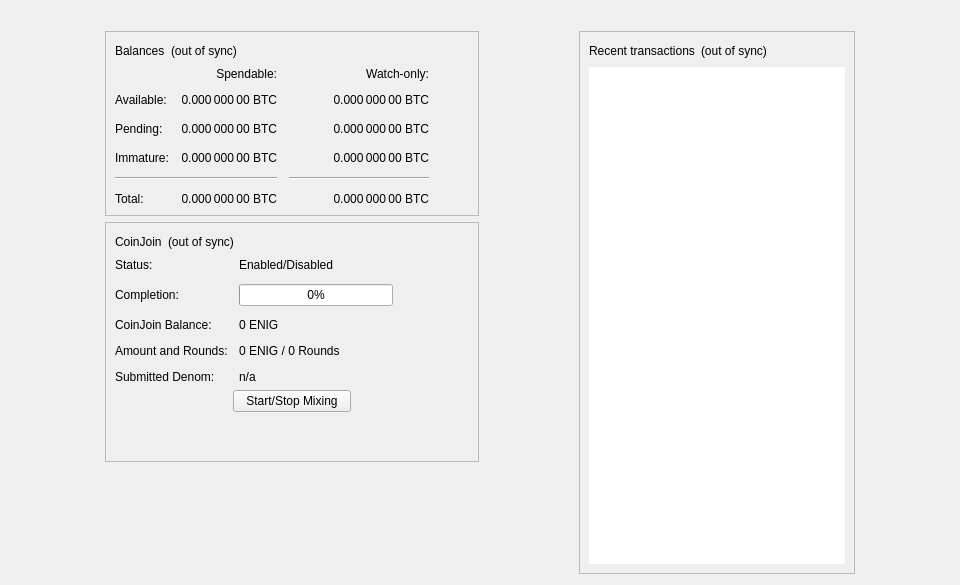
<?xml version="1.0" encoding="UTF-8"?>
<ui version="4.0">
 <class>OverviewPage</class>
 <widget class="QWidget" name="OverviewPage">
  <property name="geometry">
   <rect>
    <x>0</x>
    <y>0</y>
    <width>960</width>
    <height>585</height>
   </rect>
  </property>
  <property name="minimumSize">
   <size>
    <width>960</width>
    <height>0</height>
   </size>
  </property>
  <property name="windowTitle">
   <string>Form</string>
  </property>
  <layout class="QVBoxLayout" name="topLayout">
   <item>
    <widget class="QLabel" name="labelAlerts">
     <property name="visible">
      <bool>false</bool>
     </property>
     <property name="wordWrap">
      <bool>true</bool>
     </property>
     <property name="margin">
      <number>3</number>
     </property>
     <property name="textInteractionFlags">
      <set>Qt::TextSelectableByMouse</set>
     </property>
    </widget>
   </item>
   <item>
    <layout class="QHBoxLayout" name="horizontalLayout" stretch="1,0,1,0,1">
     <item>
      <spacer name="horizontalSpacerLeft">
       <property name="orientation">
        <enum>Qt::Horizontal</enum>
       </property>
       <property name="sizeType">
        <enum>QSizePolicy::Preferred</enum>
       </property>
       <property name="sizeHint" stdset="0">
        <size>
         <width>10</width>
         <height>20</height>
        </size>
       </property>
      </spacer>
     </item>
     <item>
      <layout class="QVBoxLayout" name="verticalLayout_2">
       <item>
        <widget class="QFrame" name="frame">
         <property name="frameShape">
          <enum>QFrame::StyledPanel</enum>
         </property>
         <property name="frameShadow">
          <enum>QFrame::Raised</enum>
         </property>
         <layout class="QVBoxLayout" name="verticalLayout_4">
          <item>
           <layout class="QHBoxLayout" name="horizontalLayout_4">
            <item>
             <widget class="QLabel" name="label_5">
              <property name="text">
               <string>Balances</string>
              </property>
             </widget>
            </item>
            <item>
             <widget class="QLabel" name="labelWalletStatus">
              <property name="toolTip">
               <string>The displayed information may be out of date. Your wallet automatically synchronizes with the Enig network after a connection is established, but this process has not completed yet.</string>
              </property>
              <property name="text">
               <string notr="true">(out of sync)</string>
              </property>
              <property name="alignment">
               <set>Qt::AlignLeading|Qt::AlignLeft|Qt::AlignVCenter</set>
              </property>
             </widget>
            </item>
            <item>
             <spacer name="horizontalSpacer_3">
              <property name="orientation">
               <enum>Qt::Horizontal</enum>
              </property>
              <property name="sizeHint" stdset="0">
               <size>
                <width>40</width>
                <height>20</height>
               </size>
              </property>
             </spacer>
            </item>
           </layout>
          </item>
          <item>
           <layout class="QGridLayout" name="gridLayout">
            <property name="spacing">
             <number>12</number>
            </property>
            <item row="2" column="2">
             <widget class="QLabel" name="labelWatchPending">
              <property name="cursor">
               <cursorShape>IBeamCursor</cursorShape>
              </property>
              <property name="toolTip">
               <string>Unconfirmed transactions to watch-only addresses</string>
              </property>
              <property name="text">
               <string notr="true">0.000 000 00 BTC</string>
              </property>
              <property name="alignment">
               <set>Qt::AlignRight|Qt::AlignTrailing|Qt::AlignVCenter</set>
              </property>
              <property name="textInteractionFlags">
               <set>Qt::LinksAccessibleByMouse|Qt::TextSelectableByKeyboard|Qt::TextSelectableByMouse</set>
              </property>
             </widget>
            </item>
            <item row="2" column="1">
             <widget class="QLabel" name="labelUnconfirmed">
              <property name="cursor">
               <cursorShape>IBeamCursor</cursorShape>
              </property>
              <property name="toolTip">
               <string>Total of transactions that have yet to be confirmed, and do not yet count toward the spendable balance</string>
              </property>
              <property name="text">
               <string notr="true">0.000 000 00 BTC</string>
              </property>
              <property name="alignment">
               <set>Qt::AlignRight|Qt::AlignTrailing|Qt::AlignVCenter</set>
              </property>
              <property name="textInteractionFlags">
               <set>Qt::LinksAccessibleByMouse|Qt::TextSelectableByKeyboard|Qt::TextSelectableByMouse</set>
              </property>
             </widget>
            </item>
            <item row="3" column="2">
             <widget class="QLabel" name="labelWatchImmature">
              <property name="cursor">
               <cursorShape>IBeamCursor</cursorShape>
              </property>
              <property name="toolTip">
               <string>Mined balance in watch-only addresses that has not yet matured</string>
              </property>
              <property name="text">
               <string notr="true">0.000 000 00 BTC</string>
              </property>
              <property name="alignment">
               <set>Qt::AlignRight|Qt::AlignTrailing|Qt::AlignVCenter</set>
              </property>
              <property name="textInteractionFlags">
               <set>Qt::LinksAccessibleByMouse|Qt::TextSelectableByKeyboard|Qt::TextSelectableByMouse</set>
              </property>
             </widget>
            </item>
            <item row="4" column="0" colspan="2">
             <widget class="Line" name="lineSpendableBalance">
              <property name="orientation">
               <enum>Qt::Horizontal</enum>
              </property>
             </widget>
            </item>
            <item row="4" column="2">
             <widget class="Line" name="lineWatchBalance">
              <property name="sizePolicy">
               <sizepolicy hsizetype="Preferred" vsizetype="Fixed">
                <horstretch>0</horstretch>
                <verstretch>0</verstretch>
               </sizepolicy>
              </property>
              <property name="minimumSize">
               <size>
                <width>140</width>
                <height>0</height>
               </size>
              </property>
              <property name="orientation">
               <enum>Qt::Horizontal</enum>
              </property>
             </widget>
            </item>
            <item row="5" column="0">
             <widget class="QLabel" name="labelTotalText">
              <property name="text">
               <string>Total:</string>
              </property>
             </widget>
            </item>
            <item row="3" column="1">
             <widget class="QLabel" name="labelImmature">
              <property name="cursor">
               <cursorShape>IBeamCursor</cursorShape>
              </property>
              <property name="toolTip">
               <string>Mined balance that has not yet matured</string>
              </property>
              <property name="text">
               <string notr="true">0.000 000 00 BTC</string>
              </property>
              <property name="alignment">
               <set>Qt::AlignRight|Qt::AlignTrailing|Qt::AlignVCenter</set>
              </property>
              <property name="textInteractionFlags">
               <set>Qt::LinksAccessibleByMouse|Qt::TextSelectableByKeyboard|Qt::TextSelectableByMouse</set>
              </property>
             </widget>
            </item>
            <item row="2" column="3">
             <spacer name="horizontalSpacer_2">
              <property name="orientation">
               <enum>Qt::Horizontal</enum>
              </property>
              <property name="sizeHint" stdset="0">
               <size>
                <width>40</width>
                <height>20</height>
               </size>
              </property>
             </spacer>
            </item>
            <item row="3" column="0">
             <widget class="QLabel" name="labelImmatureText">
              <property name="text">
               <string>Immature:</string>
              </property>
             </widget>
            </item>
            <item row="5" column="1">
             <widget class="QLabel" name="labelTotal">
              <property name="cursor">
               <cursorShape>IBeamCursor</cursorShape>
              </property>
              <property name="toolTip">
               <string>Your current total balance</string>
              </property>
              <property name="text">
               <string notr="true">0.000 000 00 BTC</string>
              </property>
              <property name="alignment">
               <set>Qt::AlignRight|Qt::AlignTrailing|Qt::AlignVCenter</set>
              </property>
              <property name="textInteractionFlags">
               <set>Qt::LinksAccessibleByMouse|Qt::TextSelectableByKeyboard|Qt::TextSelectableByMouse</set>
              </property>
             </widget>
            </item>
            <item row="5" column="2">
             <widget class="QLabel" name="labelWatchTotal">
              <property name="cursor">
               <cursorShape>IBeamCursor</cursorShape>
              </property>
              <property name="toolTip">
               <string>Current total balance in watch-only addresses</string>
              </property>
              <property name="text">
               <string notr="true">0.000 000 00 BTC</string>
              </property>
              <property name="alignment">
               <set>Qt::AlignRight|Qt::AlignTrailing|Qt::AlignVCenter</set>
              </property>
              <property name="textInteractionFlags">
               <set>Qt::LinksAccessibleByMouse|Qt::TextSelectableByKeyboard|Qt::TextSelectableByMouse</set>
              </property>
             </widget>
            </item>
            <item row="0" column="2">
             <widget class="QLabel" name="labelWatchonly">
              <property name="text">
               <string>Watch-only:</string>
              </property>
              <property name="alignment">
               <set>Qt::AlignRight|Qt::AlignTrailing|Qt::AlignVCenter</set>
              </property>
             </widget>
            </item>
            <item row="1" column="0">
             <widget class="QLabel" name="labelBalanceText">
              <property name="text">
               <string>Available:</string>
              </property>
             </widget>
            </item>
            <item row="1" column="1">
             <widget class="QLabel" name="labelBalance">
              <property name="cursor">
               <cursorShape>IBeamCursor</cursorShape>
              </property>
              <property name="toolTip">
               <string>Your current spendable balance</string>
              </property>
              <property name="text">
               <string notr="true">0.000 000 00 BTC</string>
              </property>
              <property name="alignment">
               <set>Qt::AlignRight|Qt::AlignTrailing|Qt::AlignVCenter</set>
              </property>
              <property name="textInteractionFlags">
               <set>Qt::LinksAccessibleByMouse|Qt::TextSelectableByKeyboard|Qt::TextSelectableByMouse</set>
              </property>
             </widget>
            </item>
            <item row="1" column="2">
             <widget class="QLabel" name="labelWatchAvailable">
              <property name="cursor">
               <cursorShape>IBeamCursor</cursorShape>
              </property>
              <property name="toolTip">
               <string>Your current balance in watch-only addresses</string>
              </property>
              <property name="text">
               <string notr="true">0.000 000 00 BTC</string>
              </property>
              <property name="alignment">
               <set>Qt::AlignRight|Qt::AlignTrailing|Qt::AlignVCenter</set>
              </property>
              <property name="textInteractionFlags">
               <set>Qt::LinksAccessibleByMouse|Qt::TextSelectableByKeyboard|Qt::TextSelectableByMouse</set>
              </property>
             </widget>
            </item>
            <item row="2" column="0">
             <widget class="QLabel" name="labelPendingText">
              <property name="text">
               <string>Pending:</string>
              </property>
             </widget>
            </item>
            <item row="0" column="1">
             <widget class="QLabel" name="labelSpendable">
              <property name="text">
               <string>Spendable:</string>
              </property>
              <property name="alignment">
               <set>Qt::AlignRight|Qt::AlignTrailing|Qt::AlignVCenter</set>
              </property>
             </widget>
            </item>
           </layout>
          </item>
         </layout>
        </widget>
       </item>
       <item>
        <widget class="QFrame" name="frameCoinJoin">
         <property name="layoutDirection">
          <enum>Qt::LeftToRight</enum>
         </property>
         <property name="frameShape">
          <enum>QFrame::StyledPanel</enum>
         </property>
         <property name="frameShadow">
          <enum>QFrame::Raised</enum>
         </property>
         <layout class="QVBoxLayout" name="VerticalLayout_PS1">
          <item>
           <layout class="QHBoxLayout" name="horizontalLayout_5">
            <item>
             <widget class="QLabel" name="labelCoinJoinHeader">
              <property name="text">
               <string notr="true">CoinJoin</string>
              </property>
             </widget>
            </item>
            <item>
             <widget class="QLabel" name="labelCoinJoinSyncStatus">
              <property name="toolTip">
               <string>The displayed information may be out of date. Your wallet automatically synchronizes with the Enig network after a connection is established, but this process has not completed yet.</string>
              </property>
              <property name="text">
               <string notr="true">(out of sync)</string>
              </property>
              <property name="alignment">
               <set>Qt::AlignLeading|Qt::AlignLeft|Qt::AlignVCenter</set>
              </property>
             </widget>
            </item>
            <item>
             <spacer name="horizontalSpacer_4">
              <property name="orientation">
               <enum>Qt::Horizontal</enum>
              </property>
              <property name="sizeHint" stdset="0">
               <size>
                <width>40</width>
                <height>20</height>
               </size>
              </property>
             </spacer>
            </item>
           </layout>
          </item>
          <item>
           <layout class="QFormLayout" name="coinJoinFormLayout">
            <property name="fieldGrowthPolicy">
             <enum>QFormLayout::AllNonFixedFieldsGrow</enum>
            </property>
            <property name="horizontalSpacing">
             <number>11</number>
            </property>
            <property name="verticalSpacing">
             <number>12</number>
            </property>
            <item row="0" column="0">
             <widget class="QLabel" name="labelCoinJoinEnabledText">
              <property name="text">
               <string>Status:</string>
              </property>
             </widget>
            </item>
            <item row="0" column="1">
             <widget class="QLabel" name="labelCoinJoinEnabled">
              <property name="text">
               <string>Enabled/Disabled</string>
              </property>
             </widget>
            </item>
            <item row="1" column="0">
             <widget class="QLabel" name="labelCompletitionText">
              <property name="text">
               <string>Completion:</string>
              </property>
             </widget>
            </item>
            <item row="1" column="1">
             <widget class="QProgressBar" name="coinJoinProgress">
              <property name="maximumSize">
               <size>
                <width>154</width>
                <height>16777215</height>
               </size>
              </property>
              <property name="value">
               <number>0</number>
              </property>
             </widget>
            </item>
            <item row="2" column="0">
             <widget class="QLabel" name="labelAnonymizedText">
              <property name="text">
               <string notr="true">CoinJoin Balance:</string>
              </property>
             </widget>
            </item>
            <item row="2" column="1">
             <widget class="QLabel" name="labelAnonymized">
              <property name="text">
               <string notr="true">0 ENIG</string>
              </property>
             </widget>
            </item>
            <item row="3" column="0">
             <widget class="QLabel" name="labelAmountAndRoundsText">
              <property name="text">
               <string>Amount and Rounds:</string>
              </property>
             </widget>
            </item>
            <item row="3" column="1">
             <widget class="QLabel" name="labelAmountRounds">
              <property name="text">
               <string notr="true">0 ENIG / 0 Rounds</string>
              </property>
             </widget>
            </item>
            <item row="4" column="0">
             <widget class="QLabel" name="labelSubmittedDenomText">
              <property name="text">
               <string>Submitted Denom:</string>
              </property>
             </widget>
            </item>
            <item row="4" column="1">
             <widget class="QLabel" name="labelSubmittedDenom">
              <property name="toolTip">
               <string>The denominations you submitted to the Smartnode.&lt;br&gt;To mix, other users must submit the exact same denominations.</string>
              </property>
              <property name="text">
               <string>n/a</string>
              </property>
              <property name="wordWrap">
               <bool>true</bool>
              </property>
             </widget>
            </item>
           </layout>
          </item>
          <item>
           <layout class="QVBoxLayout" name="VerticalLayout_PS">
            <item>
             <layout class="QHBoxLayout" name="horizontalLayout_3">
              <property name="topMargin">
               <number>0</number>
              </property>
              <item>
               <spacer name="horizontalSpacer_5">
                <property name="orientation">
                 <enum>Qt::Horizontal</enum>
                </property>
                <property name="sizeHint" stdset="0">
                 <size>
                  <width>40</width>
                  <height>20</height>
                 </size>
                </property>
               </spacer>
              </item>
              <item>
               <widget class="QPushButton" name="toggleCoinJoin">
                <property name="sizePolicy">
                 <sizepolicy hsizetype="MinimumExpanding" vsizetype="Fixed">
                  <horstretch>0</horstretch>
                  <verstretch>0</verstretch>
                 </sizepolicy>
                </property>
                <property name="text">
                 <string>Start/Stop Mixing</string>
                </property>
               </widget>
              </item>
              <item>
               <spacer name="horizontalSpacer_6">
                <property name="orientation">
                 <enum>Qt::Horizontal</enum>
                </property>
                <property name="sizeHint" stdset="0">
                 <size>
                  <width>40</width>
                  <height>20</height>
                 </size>
                </property>
               </spacer>
              </item>
             </layout>
            </item>
            <item>
             <spacer name="verticalSpacer_3">
              <property name="orientation">
               <enum>Qt::Vertical</enum>
              </property>
              <property name="sizeHint" stdset="0">
               <size>
                <width>20</width>
                <height>40</height>
               </size>
              </property>
             </spacer>
            </item>
           </layout>
          </item>
         </layout>
        </widget>
       </item>
       <item>
        <spacer name="verticalSpacer">
         <property name="orientation">
          <enum>Qt::Vertical</enum>
         </property>
         <property name="sizeHint" stdset="0">
          <size>
           <width>20</width>
           <height>40</height>
          </size>
         </property>
        </spacer>
       </item>
      </layout>
     </item>
     <item>
      <spacer name="horizontalSpacerCenter">
       <property name="orientation">
        <enum>Qt::Horizontal</enum>
       </property>
       <property name="sizeHint" stdset="0">
        <size>
         <width>10</width>
         <height>20</height>
        </size>
       </property>
      </spacer>
     </item>
     <item>
      <layout class="QVBoxLayout" name="verticalLayout_3">
       <item>
        <widget class="QFrame" name="frame_2">
         <property name="frameShape">
          <enum>QFrame::StyledPanel</enum>
         </property>
         <property name="frameShadow">
          <enum>QFrame::Raised</enum>
         </property>
         <layout class="QVBoxLayout" name="verticalLayout">
          <item>
           <layout class="QHBoxLayout" name="horizontalLayout_2">
            <item>
             <widget class="QLabel" name="label_4">
              <property name="text">
               <string>Recent transactions</string>
              </property>
             </widget>
            </item>
            <item>
             <widget class="QLabel" name="labelTransactionsStatus">
              <property name="toolTip">
               <string>The displayed information may be out of date. Your wallet automatically synchronizes with the Enig network after a connection is established, but this process has not completed yet.</string>
              </property>
              <property name="text">
               <string notr="true">(out of sync)</string>
              </property>
              <property name="alignment">
               <set>Qt::AlignLeading|Qt::AlignLeft|Qt::AlignVCenter</set>
              </property>
             </widget>
            </item>
            <item>
             <spacer name="horizontalSpacer">
              <property name="orientation">
               <enum>Qt::Horizontal</enum>
              </property>
              <property name="sizeHint" stdset="0">
               <size>
                <width>40</width>
                <height>20</height>
               </size>
              </property>
             </spacer>
            </item>
           </layout>
          </item>
          <item>
           <widget class="QListView" name="listTransactions">
            <property name="frameShape">
             <enum>QFrame::NoFrame</enum>
            </property>
            <property name="verticalScrollBarPolicy">
             <enum>Qt::ScrollBarAlwaysOff</enum>
            </property>
            <property name="horizontalScrollBarPolicy">
             <enum>Qt::ScrollBarAlwaysOff</enum>
            </property>
            <property name="selectionMode">
             <enum>QAbstractItemView::NoSelection</enum>
            </property>
           </widget>
          </item>
         </layout>
        </widget>
       </item>
      </layout>
     </item>
     <item>
      <spacer name="horizontalSpacerRight">
       <property name="orientation">
        <enum>Qt::Horizontal</enum>
       </property>
       <property name="sizeType">
        <enum>QSizePolicy::Preferred</enum>
       </property>
       <property name="sizeHint" stdset="0">
        <size>
         <width>10</width>
         <height>20</height>
        </size>
       </property>
      </spacer>
     </item>
    </layout>
   </item>
  </layout>
 </widget>
 <resources/>
 <connections/>
</ui>
